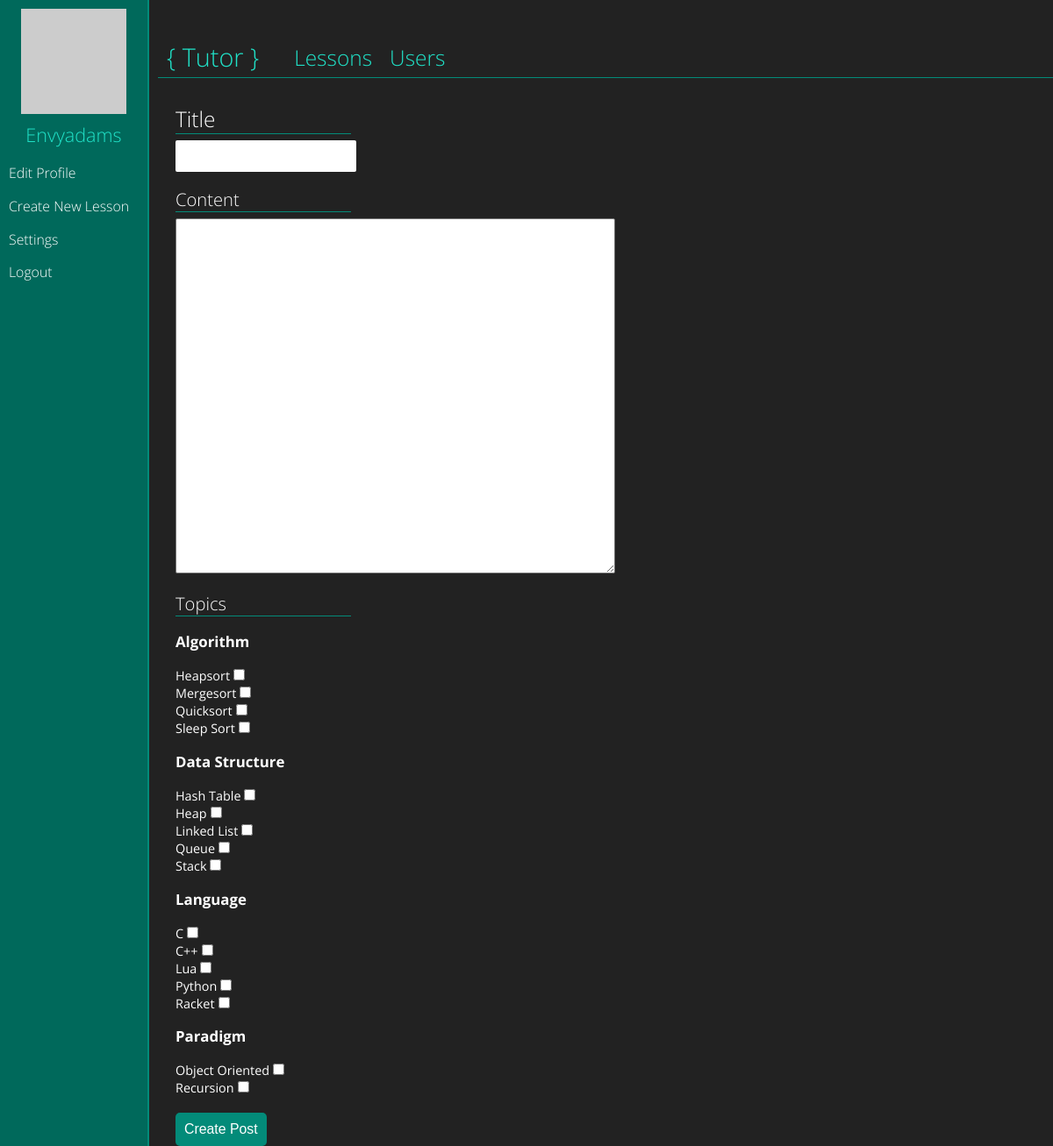
The app's page /controller.php?action=newpost (signed in), older data.
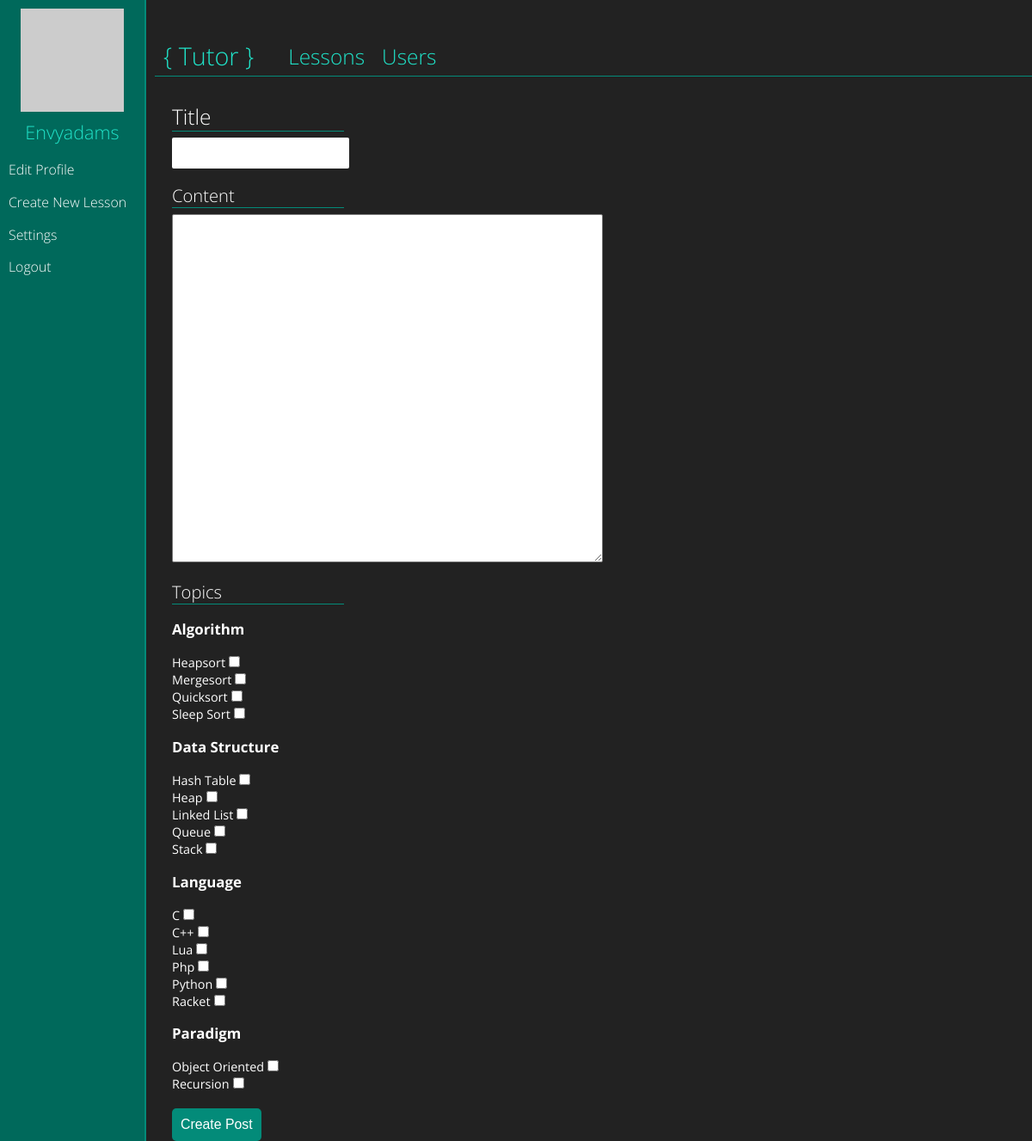
The same page, newer data.
### tables this page shows
CREATE TABLE IF NOT EXISTS `topics` (
  `name` varchar(45) NOT NULL,
  `category` varchar(45) NOT NULL,
  PRIMARY KEY (`name`)
);

### post.php (the view, shortened to what this page needs)
<?php
function createNewPost($connection) {
	?>
	<article id="createPost">
		<form action="createPost.php" method="POST">
					<label for="title"><h1>Title</h1></label>
					<input type="text" id="createPostTitle" name="title" value="" required />
					<label for="content"><h2>Content</h2></label>
					<textarea name="content" id="createPostContent" value="" rows=21 cols=65 ></textarea>
					<label for="topic"><h2>Topics</h2></label>
					<?php
					$categoryQuery = "SELECT DISTINCT category FROM topics ORDER BY category ASC";
					$categoryResults = mysqli_query($connection, $categoryQuery);
					if($categoryResults) {
						$categories = mysqli_fetch_all($categoryResults, MYSQLI_ASSOC);
						foreach($categories as $category) {
							echo "<h3>" . ucwords($category['category']) . "</h3>";
							$topicsQuery = "SELECT name FROM topics WHERE category = '" . $category['category'] . "' ORDER BY name ASC";
							$topicsResults = mysqli_query($connection, $topicsQuery);
							$categoryTopics = mysqli_fetch_all($topicsResults, MYSQLI_ASSOC);
							foreach($categoryTopics as $catTopic) {
								echo "<label for='topic[]'>" . ucwords($catTopic["name"]) . "</label>";
								echo "<input type='checkbox' name='topic[]' value='" . $catTopic['name'] . "' />";
								echo "<br/>";
							}
						}
					}
					?>
			<br />
		  	<input type="submit" name="submit" id="createPostButton" value="Create Post" />
		</form>
	</article>
	<?php
}
		?>

Row changes from the older to the newer data that the page shows:
added topics: name "Php", shown under "Language"
